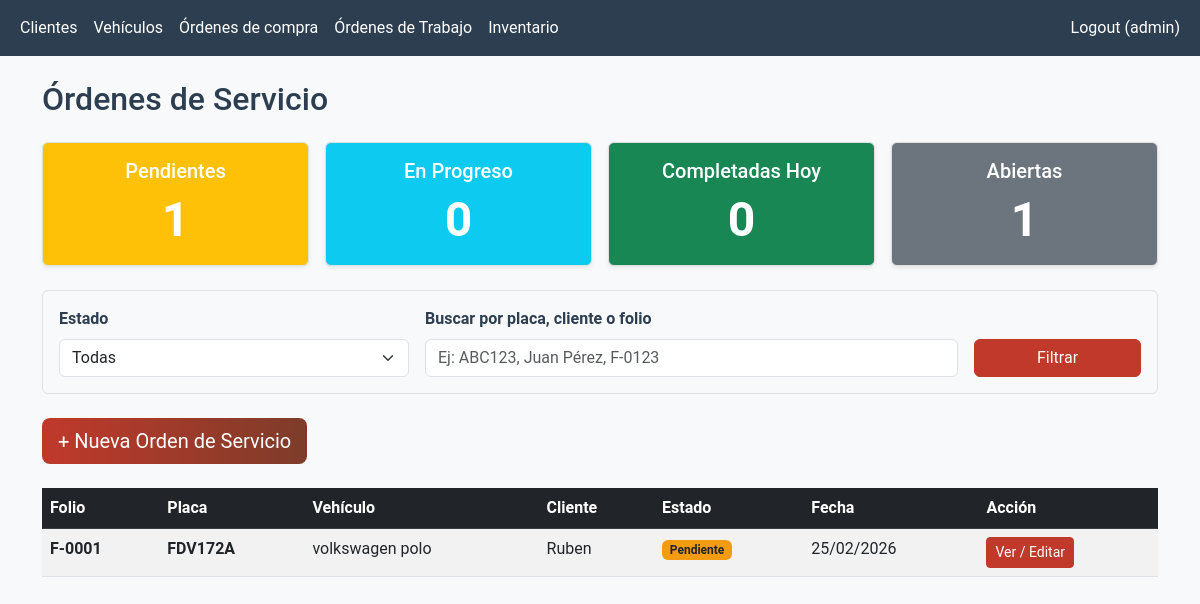
Screenshot of /ordenes_servicio (signed in) with the database file from the repository.
### models.py (models this page shows, shortened)
class User(db.Model, UserMixin):
    id = db.Column(db.Integer, primary_key=True)
    username = db.Column(db.String(50), unique=True, nullable=False)
    password_hash = db.Column(db.String(128), nullable=False)

class OrdenTrabajo(db.Model):
    id = db.Column(db.Integer, primary_key=True)
    folio = db.Column(db.String(20), unique=True)  # Nuevo: Folio secuencial como en Excels (ej: 'FOLIO-001')
    vehiculo_id = db.Column(db.Integer, db.ForeignKey('vehiculo.id'), nullable=False)
    falla_reportada = db.Column(db.Text, nullable=False)  # Nuevo: Falla que reporta el cliente (de Excels)
    checklist_revision = db.Column(JSON, nullable=True)  # Nuevo: Checklist visual (JSON o texto serializado, ej: "Luces: OK, Frenos: Mal")
    trabajo_realizado = db.Column(db.Text)  # Nuevo: Servicio realizado (de Excels)
    estado = db.Column(db.String(50), default='Pendiente')
    fecha_creacion = db.Column(db.DateTime, default=datetime.utcnow)
    fecha_compromiso = db.Column(db.Date)  # Nuevo: Fecha compromiso entrega (de Excels)
    fecha_entrega = db.Column(db.Date)
    danios_zonas = db.Column(JSON, nullable=True)
    partes = db.relationship(
        'Inventario',
        secondary=orden_trabajo_partes,
        backref=db.backref('ordenes_trabajo', lazy='dynamic'),
        lazy='select'
    )

class Vehiculo(db.Model):
    id = db.Column(db.Integer, primary_key=True)
    marca = db.Column(db.String(50), nullable=False)
    modelo = db.Column(db.String(50), nullable=False)
    ano = db.Column(db.Integer, nullable=False)
    placa = db.Column(db.String(20), unique=True, nullable=False)
    kms_actual = db.Column(db.Integer)
    cliente_id = db.Column(db.Integer, db.ForeignKey('cliente.id'), nullable=False)
    ordenes_trabajo = db.relationship('OrdenTrabajo', backref='vehiculo', lazy=True, cascade="all, delete-orphan")

class Cliente(db.Model):
    id = db.Column(db.Integer, primary_key=True)
    nombre = db.Column(db.String(100), nullable=False)
    telefono = db.Column(db.String(20))
    email = db.Column(db.String(100))
    vehiculos = db.relationship('Vehiculo', backref='cliente', lazy=True)

### app.py (the view, shortened to what this page needs)
@app.route('/ordenes_servicio', methods=['GET', 'POST'])
@login_required
def ordenes_servicio():
    page = request.args.get('page', 1, type=int)
    estado_filtro = request.args.get('estado', 'todas')
    busqueda = request.args.get('busqueda', '').strip()
    query = OrdenTrabajo.query
    if estado_filtro != 'todas':
        query = query.filter(OrdenTrabajo.estado == estado_filtro)
    query = query.order_by(desc(OrdenTrabajo.fecha_creacion))
    paginacion = query.paginate(page=page, per_page=15, error_out=False)
    ordenes = paginacion.items
    hoy = date.today()
    total_pendientes = OrdenTrabajo.query.filter_by(estado='Pendiente').count()
    total_progreso = OrdenTrabajo.query.filter_by(estado='En progreso').count()
    total_completadas_hoy = OrdenTrabajo.query.filter(OrdenTrabajo.estado=='Completado', OrdenTrabajo.fecha_entrega==date.today()).count()
    total_abiertas = total_pendientes + total_progreso
    clientes = Cliente.query.order_by(Cliente.nombre).all()
    return render_template(
        'ordenes_servicio.html',
        ordenes=ordenes,
        clientes=clientes,
        paginacion=paginacion,
        estado_filtro=estado_filtro,
        busqueda=busqueda,
        total_pendientes=total_pendientes,
        total_progreso=total_progreso,
        total_completadas_hoy=total_completadas_hoy,
        total_abiertas=total_abiertas,
        checklist_items=CHECKLIST_ITEMS,
        zonas_vehiculo=ZONAS_VEHICULO
    )

### app.py (called while the page is built)
@login_manager.user_loader
def load_user(user_id):
    return User.query.get(int(user_id))

def get_dashboard_counts():
    from models import OrdenTrabajo, Inventario
    pendientes = OrdenTrabajo.query.filter_by(estado='Pendiente').count()
    en_progreso = OrdenTrabajo.query.filter_by(estado='En progreso').count()
    critico_stock = Inventario.query.filter(Inventario.cantidad <= 5).count()
    return {
        'pendientes': pendientes,
        'en_progreso': en_progreso,
        'critico_stock': critico_stock
    }

@app.context_processor
def inject_dashboard_counts():
    return dict(dashboard_counts=get_dashboard_counts())

### templates/ordenes_servicio.html (shortened to what this page needs)
{% extends 'base.html' %}
{% block content %}
<h2 class="mb-4">Órdenes de Servicio</h2>
<div class="row mb-4 g-3">
    <div class="col-md-3">
        <div class="card text-white bg-warning shadow-sm">
            <div class="card-body text-center">
                <h5 class="card-title">Pendientes</h5>
                <p class="card-text display-5 fw-bold">{{ total_pendientes }}</p>
            </div>
        </div>
    </div>
    <div class="col-md-3">
        <div class="card text-white bg-info shadow-sm">
            <div class="card-body text-center">
                <h5 class="card-title">En Progreso</h5>
                <p class="card-text display-5 fw-bold">{{ total_progreso }}</p>
            </div>
        </div>
    </div>
    <div class="col-md-3">
        <div class="card text-white bg-success shadow-sm">
            <div class="card-body text-center">
                <h5 class="card-title">Completadas Hoy</h5>
                <p class="card-text display-5 fw-bold">{{ total_completadas_hoy }}</p>
            </div>
        </div>
    </div>
    <div class="col-md-3">
        <div class="card text-white bg-secondary shadow-sm">
            <div class="card-body text-center">
                <h5 class="card-title">Abiertas</h5>
                <p class="card-text display-5 fw-bold">{{ total_abiertas }}</p>
            </div>
        </div>
    </div>
</div>
<form method="GET" class="mb-4 border p-3 rounded bg-light">
    <div class="row g-3">
        <div class="col-md-4">
            <label for="estado" class="form-label fw-bold">Estado</label>
            <select class="form-select" id="estado" name="estado">
                <option value="todas" {% if estado_filtro == 'todas' %}selected{% endif %}>Todas</option>
            </select>
        </div>
        <div class="col-md-6">
            <label for="busqueda" class="form-label fw-bold">Buscar por placa, cliente o folio</label>
            <input type="text" class="form-control" id="busqueda" name="busqueda"
                   value="{{ busqueda }}" placeholder="Ej: ABC123, Juan Pérez, F-0123">
        </div>
        <div class="col-md-2 d-flex align-items-end">
            <button type="submit" class="btn btn-primary w-100">Filtrar</button>
        </div>
    </div>
</form>
<button class="btn btn-lg btn-success mb-4" type="button"
        data-bs-toggle="collapse" data-bs-target="#formNuevaOrden"
        aria-expanded="false" aria-controls="formNuevaOrden">
    + Nueva Orden de Servicio
</button>
<div class="table-responsive">
    <table class="table table-striped table-hover">
        <thead class="table-dark">
            <tr>
                <th>Folio</th>
                <th>Placa</th>
                <th>Vehículo</th>
                <th>Cliente</th>
                <th>Estado</th>
                <th>Fecha</th>
                <th>Acción</th>
            </tr>
        </thead>
        <tbody>
            {% for orden in ordenes %}
            <tr>
                <td><strong>{{ orden.folio or 'Sin folio' }}</strong></td>
                <td class="text-uppercase fw-bold">{{ orden.vehiculo.placa }}</td>
                <td>{{ orden.vehiculo.marca }} {{ orden.vehiculo.modelo }}</td>
                <td>{{ orden.vehiculo.cliente.nombre }}</td>
                <td>
                    <span class="badge
                        {% if orden.estado == 'Pendiente' %}bg-warning text-dark
                        {% elif orden.estado == 'En progreso' %}bg-info
                        {% elif orden.estado == 'Completado' %}bg-success
                        {% else %}bg-secondary{% endif %}">
                        {{ orden.estado }}
                    </span>
                </td>
                <td>{{ orden.fecha_creacion.strftime('%d/%m/%Y') }}</td>
                <td>
                    <a href="{{ url_for('detalle_orden', orden_id=orden.id) }}"
                       class="btn btn-sm btn-primary">Ver / Editar</a>
                </td>
            </tr>
            {% else %}
            <tr>
                <td colspan="7" class="text-center py-4 text-muted">
                    No hay órdenes que coincidan con los filtros actuales
                </td>
            </tr>
            {% endfor %}
        </tbody>
    </table>
</div>
{% endblock %}

### templates/base.html (shortened to what this page needs)
<!DOCTYPE html>
<html lang="es">
<head>
    <link href="https://cdn.jsdelivr.net/npm/bootstrap@5.3.0/dist/css/bootstrap.min.css" rel="stylesheet">
    <link rel="stylesheet" href="{{ url_for('static', filename='styles.css') }}">
</head>
<body>
    {% if current_user.is_authenticated %}
        <nav class="navbar navbar-expand-lg navbar-dark bg-dark">
            <div class="container-fluid">
                <div class="collapse navbar-collapse" id="navbarNav">
                    <ul class="navbar-nav me-auto">
                        <li class="nav-item"><a class="nav-link" href="/clientes">Clientes</a></li>
                        <li class="nav-item"><a class="nav-link" href="/vehiculos">Vehículos</a></li>
                        <li class="nav-item"><a class="nav-link" href="/ordenes_compra">Órdenes de compra</a></li>
                        <li class="nav-item"><a class="nav-link" href="/ordenes_servicio">Órdenes de Trabajo</a></li>
                        <li class="nav-item"><a class="nav-link" href="/inventarios">Inventario</a></li>
                    </ul>
                    <ul class="navbar-nav ms-auto">
                        <li class="nav-item"><a class="nav-link" href="{{ url_for('logout') }}">Logout ({{ current_user.username }})</a></li>
                    </ul>
                </div>
            </div>
        </nav>
    {% endif %}
    <div class="container mt-4">
        {% block content %}{% endblock %}
    </div>
</body>
</html>

### static/styles.css (style rules this page uses)
:root { --primary: #003087; --secondary: #c8102e; --accent: #ff8c00; --dark: #212529; --gray: #6c757d; --light: #f8f9fa; --white: #ffffff; }
body { background-color: var(--light); color: var(--dark); font-family: 'Roboto', sans-serif; }
.navbar { background-color: var(--dark) !important; }
.navbar-brand, .nav-link { color: var(--white) !important; }
.btn-primary { background-color: var(--primary); border-color: var(--primary); }
.btn-success { background-color: #198754; }
.card { border: 1px solid #dee2e6; box-shadow: 0 2px 10px rgba(0,0,0,0.08); }
.table thead { background-color: var(--primary); color: white; }
:root { --primary: #C0392B; --primary-dark: #A93226; --secondary: #7D3C2A; --accent: #E67E22; --success: #27AE60; --warning: #F39C12; --danger: #E74C3C; --dark: #2C3E50; --gray: #6C757D; --light: #F8F9FA; --white: #FFFFFF; }
body { background-color: var(--light); color: var(--dark); }
.btn-login, .btn-danger, .btn-success { background: linear-gradient(90deg, var(--primary), var(--secondary)); border: none; }
.badge.bg-warning { background-color: #F39C12 !important; }
.card { border: 1px solid #e0e0e0; box-shadow: 0 4px 12px rgba(0,0,0,0.08); }

### rows the page displays
User: username "admin"
OrdenTrabajo: folio "F-0001", vehiculo.placa "FDV172A", vehiculo.marca "volkswagen", vehiculo.modelo "polo", vehiculo.cliente.nombre "Ruben", estado "Pendiente", fecha_creacion "25/02/2026"

### other values shown
{{ total_pendientes }} "1"
{{ total_progreso }} "0"
{{ total_completadas_hoy }} "0"
{{ total_abiertas }} "1"
